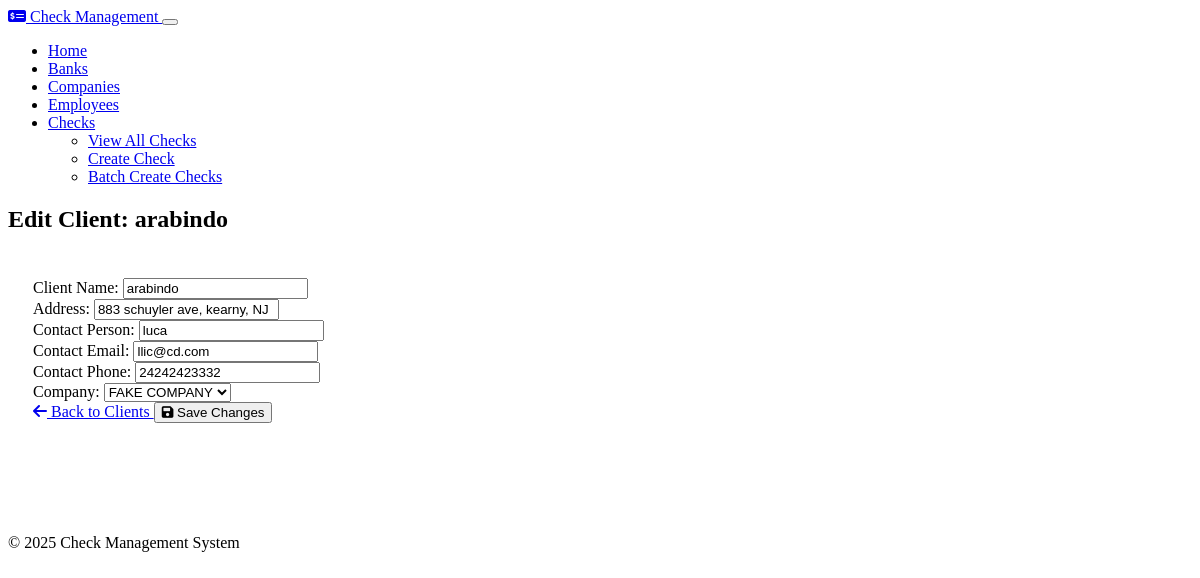
/clients/1/edit, run on the app's committed database.
### models.py (models this page shows, shortened)
class CompanyClient(db.Model):
    id = db.Column(db.Integer, primary_key=True)
    name = db.Column(db.String(100), nullable=False)
    address = db.Column(db.String(200), nullable=False)
    contact_person = db.Column(db.String(100))
    contact_email = db.Column(db.String(100))
    contact_phone = db.Column(db.String(20))
    company_id = db.Column(db.Integer, db.ForeignKey('company.id'), nullable=False)

### routes.py (the view)
    @app.route('/clients/<int:id>/edit', methods=['GET', 'POST'])
    def clients_edit(id):
        client = CompanyClient.query.get_or_404(id)
        form = CompanyClientForm(obj=client)
        form.company_id.choices = [(c.id, c.name) for c in Company.query.all()]
        if form.validate_on_submit():
            form.populate_obj(client)
            db.session.commit()
            flash('Client updated successfully!', 'success')
            return redirect(url_for('clients_index'))
        return render_template('clients/edit.html', form=form, client=client)

### forms.py
class CompanyClientForm(FlaskForm):
    name = StringField('Client Name', validators=[DataRequired(), Length(min=2, max=100)])
    address = StringField('Address', validators=[DataRequired(), Length(min=5, max=200)])
    contact_person = StringField('Contact Person', validators=[Optional(), Length(max=100)])
    contact_email = StringField('Contact Email', validators=[Optional(), Email(), Length(max=100)])
    contact_phone = StringField('Contact Phone', validators=[Optional(), Length(max=20)])
    company_id = SelectField('Company', coerce=int, validators=[DataRequired()])

### templates/clients/edit.html (shortened to what this page needs)
{% extends 'layout.html' %}
{% block content %}
<div class="row justify-content-center">
    <div class="col-md-8">
        <div class="card">
            <div class="card-header">
                <h2 class="mb-0">Edit Client: {{ client.name }}</h2>
            </div>
            <div class="card-body">
                <form method="post">
                    <div class="mb-3">
                        <label for="name" class="form-label">Client Name:</label>
                        {{ form.name(class="form-control", id="name") }}
                    </div>
                    <div class="mb-3">
                        <label for="address" class="form-label">Address:</label>
                        {{ form.address(class="form-control", id="address") }}
                    </div>
                    <div class="mb-3">
                        <label for="contact_person" class="form-label">Contact Person:</label>
                        {{ form.contact_person(class="form-control", id="contact_person") }}
                    </div>
                    <div class="mb-3">
                        <label for="contact_email" class="form-label">Contact Email:</label>
                        {{ form.contact_email(class="form-control", id="contact_email") }}
                    </div>
                    <div class="mb-3">
                        <label for="contact_phone" class="form-label">Contact Phone:</label>
                        {{ form.contact_phone(class="form-control", id="contact_phone") }}
                    </div>
                    <div class="mb-3">
                        <label for="company_id" class="form-label">Company:</label>
                        {{ form.company_id(class="form-select", id="company_id") }}
                    </div>
                    <div class="d-flex justify-content-between">
                        <a href="{{ url_for('clients_index') }}" class="btn btn-secondary">
                            <i class="fas fa-arrow-left me-1"></i> Back to Clients
                        </a>
                        <button type="submit" class="btn btn-primary">
                            <i class="fas fa-save me-1"></i> Save Changes
                        </button>
                    </div>
                </form>
            </div>
        </div>
    </div>
</div>
{% endblock %}

### static/css/custom.css (style rules this page uses)
.card { transition: all 0.3s ease; }
.card .card-body { padding: 25px; }
.form-label { font-weight: 500; }

### data on the page
CompanyClient: name "arabindo", address "883 schuyler ave, kearny, NJ", contact_person "luca", contact_email "llic@cd.com", contact_phone "24242423332", company_id "FAKE COMPANY"
